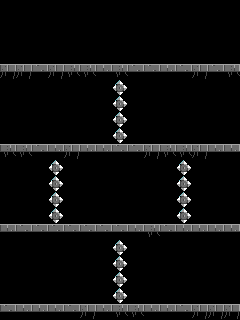

This is a level from a 2D game, rendered from its Tiled map with the project's own tilesets. A one-line summary and the complete map file follow:
An orthogonal 15x20 tile map with 16x16 px tiles, 1 tile layer (Tile Layer 1).

<map version="1.0" orientation="orthogonal" renderorder="right-down" width="15" height="20" tilewidth="16" tileheight="16" nextobjectid="1">
 <tileset firstgid="1" name="tileset" tilewidth="16" tileheight="16">
  <image source="../images/tileset.png" width="128" height="112" />
 </tileset>
 <layer name="Tile Layer 1" width="15" height="20">
  <data encoding="csv">
0,0,0,0,0,0,0,0,0,0,0,0,0,0,0,
0,0,0,0,0,0,0,0,0,0,0,0,0,0,0,
0,0,0,0,0,0,0,0,0,0,0,0,0,0,0,
0,0,0,0,0,0,0,0,0,0,0,0,0,0,0,
39,39,42,39,40,40,41,40,42,42,41,42,39,42,40,
0,0,0,0,0,0,0,31,0,0,0,0,0,0,0,
0,0,0,0,0,0,0,31,0,0,0,0,0,0,0,
0,0,0,0,0,0,0,31,0,0,0,0,0,0,0,
0,0,0,0,0,0,0,31,0,0,0,0,0,0,0,
40,40,42,41,39,41,41,42,42,39,40,40,39,41,41,
0,0,0,31,0,0,0,0,0,0,0,31,0,0,0,
0,0,0,31,0,0,0,0,0,0,0,31,0,0,0,
0,0,0,31,0,0,0,0,0,0,0,31,0,0,0,
0,0,0,31,0,0,0,0,0,0,0,31,0,0,0,
41,42,42,42,42,42,42,42,41,40,42,41,41,41,41,
0,0,0,0,0,0,0,31,0,0,0,0,0,0,0,
0,0,0,0,0,0,0,31,0,0,0,0,0,0,0,
0,0,0,0,0,0,0,31,0,0,0,0,0,0,0,
0,0,0,0,0,0,0,31,0,0,0,0,0,0,0,
42,41,41,41,42,39,41,40,40,41,41,42,39,39,39
</data>
 </layer>
</map>
